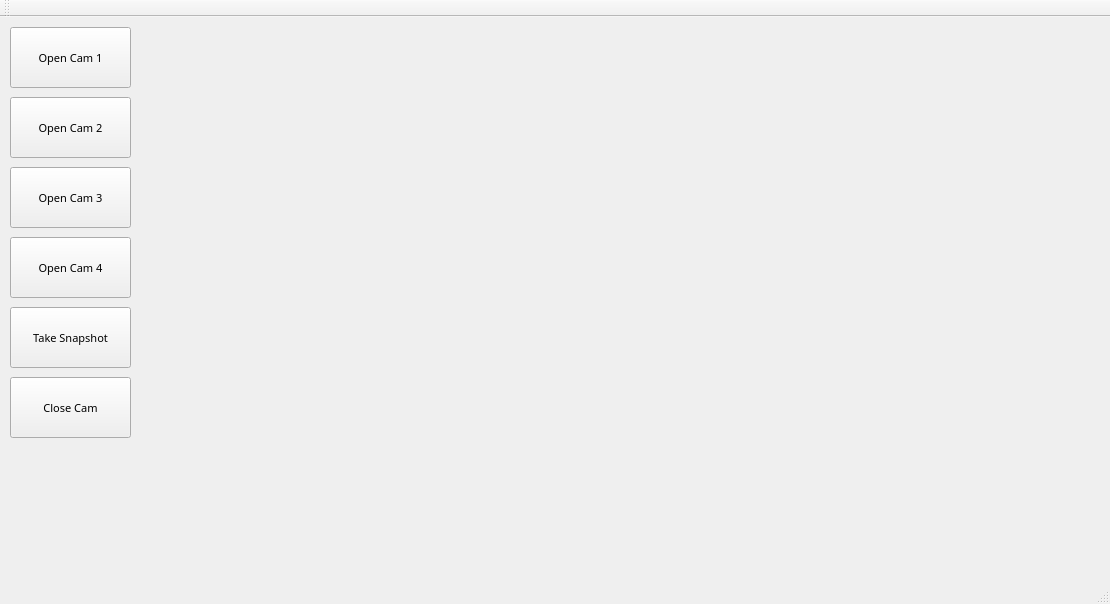
<?xml version="1.0" encoding="UTF-8"?>
<ui version="4.0">
 <class>MainWindow</class>
 <widget class="QMainWindow" name="MainWindow">
  <property name="geometry">
   <rect>
    <x>0</x>
    <y>0</y>
    <width>1110</width>
    <height>604</height>
   </rect>
  </property>
  <property name="windowTitle">
   <string>MainWindow</string>
  </property>
  <widget class="QWidget" name="centralWidget">
   <widget class="QPushButton" name="pushButton_open_cam1">
    <property name="geometry">
     <rect>
      <x>10</x>
      <y>10</y>
      <width>121</width>
      <height>61</height>
     </rect>
    </property>
    <property name="font">
     <font>
      <family>Sans Serif</family>
      <pointsize>8</pointsize>
     </font>
    </property>
    <property name="text">
     <string>Open Cam 1</string>
    </property>
   </widget>
   <widget class="QPushButton" name="pushButton_close_cam">
    <property name="geometry">
     <rect>
      <x>10</x>
      <y>360</y>
      <width>121</width>
      <height>61</height>
     </rect>
    </property>
    <property name="font">
     <font>
      <family>Sans Serif</family>
      <pointsize>8</pointsize>
     </font>
    </property>
    <property name="text">
     <string>Close Cam</string>
    </property>
   </widget>
   <widget class="QLabel" name="cam">
    <property name="geometry">
     <rect>
      <x>140</x>
      <y>10</y>
      <width>531</width>
      <height>411</height>
     </rect>
    </property>
    <property name="text">
     <string/>
    </property>
   </widget>
   <widget class="QPushButton" name="pushButton_take_snapshot">
    <property name="geometry">
     <rect>
      <x>10</x>
      <y>290</y>
      <width>121</width>
      <height>61</height>
     </rect>
    </property>
    <property name="font">
     <font>
      <family>Sans Serif</family>
      <pointsize>8</pointsize>
     </font>
    </property>
    <property name="text">
     <string>Take Snapshot</string>
    </property>
   </widget>
   <widget class="QPushButton" name="pushButton_open_cam2">
    <property name="geometry">
     <rect>
      <x>10</x>
      <y>80</y>
      <width>121</width>
      <height>61</height>
     </rect>
    </property>
    <property name="font">
     <font>
      <family>Sans Serif</family>
      <pointsize>8</pointsize>
     </font>
    </property>
    <property name="text">
     <string>Open Cam 2</string>
    </property>
   </widget>
   <widget class="QPushButton" name="pushButton_open_cam3">
    <property name="geometry">
     <rect>
      <x>10</x>
      <y>150</y>
      <width>121</width>
      <height>61</height>
     </rect>
    </property>
    <property name="font">
     <font>
      <family>Sans Serif</family>
      <pointsize>8</pointsize>
     </font>
    </property>
    <property name="text">
     <string>Open Cam 3</string>
    </property>
   </widget>
   <widget class="QPushButton" name="pushButton_open_cam4">
    <property name="geometry">
     <rect>
      <x>10</x>
      <y>220</y>
      <width>121</width>
      <height>61</height>
     </rect>
    </property>
    <property name="font">
     <font>
      <family>Sans Serif</family>
      <pointsize>8</pointsize>
     </font>
    </property>
    <property name="text">
     <string>Open Cam 4</string>
    </property>
   </widget>
  </widget>
  <widget class="QMenuBar" name="menuBar">
   <property name="geometry">
    <rect>
     <x>0</x>
     <y>0</y>
     <width>1110</width>
     <height>22</height>
    </rect>
   </property>
  </widget>
  <widget class="QToolBar" name="mainToolBar">
   <attribute name="toolBarArea">
    <enum>TopToolBarArea</enum>
   </attribute>
   <attribute name="toolBarBreak">
    <bool>false</bool>
   </attribute>
  </widget>
  <widget class="QStatusBar" name="statusBar"/>
 </widget>
 <layoutdefault spacing="6" margin="11"/>
 <resources/>
 <connections/>
</ui>
